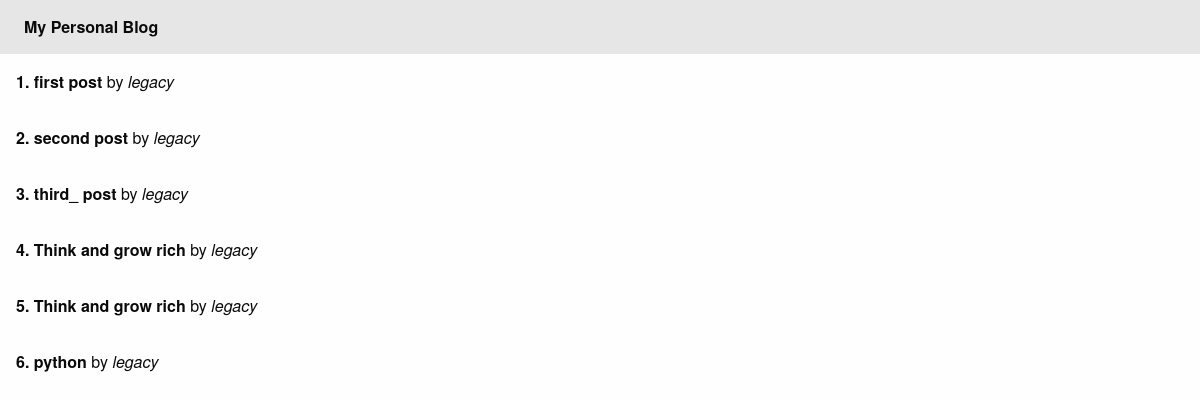
/posts/, run on the app's committed database.
### blog/models.py (models this page shows)
class BlogPost(models.Model):
    title = models.CharField(max_length=100)
    user = models.ForeignKey(settings.AUTH_USER_MODEL, on_delete=models.CASCADE)
    body = models.TextField()
    published = models.BooleanField(default=False)
    created_at = models.DateTimeField(auto_now_add=True)
    updated_at = models.DateTimeField(auto_now=True)
    @property
    def author(self):
        return self.user.username

### blog/views.py (the view)
# urls.py: path('posts/', views.BlogPostView.as_view(), name='posts'),
class BlogPostView(TemplateView):
    template_name = 'blog/index.html'
    def get(self, request):
        posts = BlogPost.objects.all()
        response = [{
            'id': p.id,
            'title': p.title,
            'author': p.author,
        } for p in posts]
        return self.render_to_response({'posts': response})

### templates/blog/index.html
{% extends 'base.html' %}
{% block content%}
{% for p in posts %}
    <div class="tabs-panel is-active">
    <b>{{ p.id }}. {{ p.title }}</b> by <i> {{ p.author }} </i>
        </div>
{% endfor %}
{% endblock content%}

### templates/base.html (shortened to what this page needs)
<!DOCTYPE html>
<html class="no-js" lang="en">
<head>
    <link rel="stylesheet" href="https://cdnjs.cloudflare.com/ajax/libs/foundation/6.4.3/foundation.min.css">
</head>
<body>
<div class="top-bar">
    <div class="top-bar-left">
        <ul class="dropdown menu" data-dropdown-menu>
        <li class="menu-text"> My Personal Blog</li><br>
        </ul>
    </div>
</div>
{% block content %}
{% endblock content %}
</body>
</html>

### data on the page
BlogPost: title "first post"
BlogPost: title "second post"
BlogPost: title "third_ post"
BlogPost: title "Think and grow rich"
BlogPost: title "Think and grow rich"
BlogPost: title "python"

### other printed values
{{ p.id }} "1" "2" "3" "4" "5" "6"
{{ p.author }} "legacy" "legacy" "legacy" "legacy" "legacy" "legacy"
